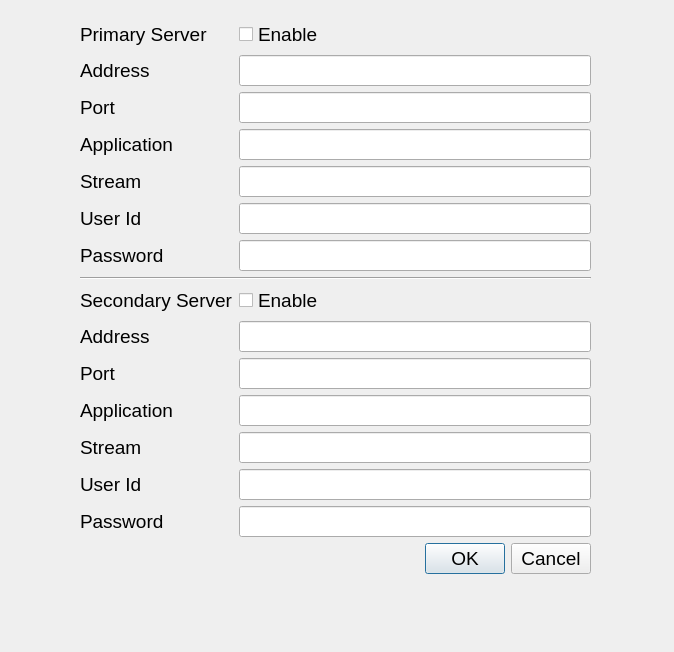
<?xml version="1.0" encoding="UTF-8"?>
<ui version="4.0">
 <class>CRtmpPublish</class>
 <widget class="QDialog" name="CRtmpPublish">
  <property name="geometry">
   <rect>
    <x>0</x>
    <y>0</y>
    <width>674</width>
    <height>652</height>
   </rect>
  </property>
  <property name="font">
   <font>
    <pointsize>14</pointsize>
   </font>
  </property>
  <property name="windowTitle">
   <string>Dialog</string>
  </property>
  <widget class="QWidget" name="layoutWidget">
   <property name="geometry">
    <rect>
     <x>80</x>
     <y>20</y>
     <width>511</width>
     <height>624</height>
    </rect>
   </property>
   <layout class="QFormLayout" name="formLayout">
    <property name="fieldGrowthPolicy">
     <enum>QFormLayout::AllNonFixedFieldsGrow</enum>
    </property>
    <item row="0" column="0">
     <widget class="QLabel" name="label_6">
      <property name="text">
       <string>Primary Server</string>
      </property>
     </widget>
    </item>
    <item row="0" column="1">
     <widget class="QCheckBox" name="m_PrimaryEnable">
      <property name="text">
       <string>Enable</string>
      </property>
     </widget>
    </item>
    <item row="2" column="0">
     <widget class="QLabel" name="label">
      <property name="text">
       <string>Address</string>
      </property>
     </widget>
    </item>
    <item row="2" column="1">
     <widget class="QLineEdit" name="m_PrimaryServer"/>
    </item>
    <item row="3" column="0">
     <widget class="QLabel" name="label_14">
      <property name="text">
       <string>Port</string>
      </property>
     </widget>
    </item>
    <item row="3" column="1">
     <widget class="QLineEdit" name="m_PrimaryPort"/>
    </item>
    <item row="4" column="0">
     <widget class="QLabel" name="label_2">
      <property name="text">
       <string>Application</string>
      </property>
     </widget>
    </item>
    <item row="4" column="1">
     <widget class="QLineEdit" name="m_PrimaryApplication"/>
    </item>
    <item row="5" column="0">
     <widget class="QLabel" name="label_3">
      <property name="text">
       <string>Stream</string>
      </property>
     </widget>
    </item>
    <item row="5" column="1">
     <widget class="QLineEdit" name="m_PrimaryStream"/>
    </item>
    <item row="6" column="0">
     <widget class="QLabel" name="label_4">
      <property name="text">
       <string>User Id</string>
      </property>
     </widget>
    </item>
    <item row="6" column="1">
     <widget class="QLineEdit" name="m_PrimaryUserId"/>
    </item>
    <item row="7" column="0">
     <widget class="QLabel" name="label_5">
      <property name="text">
       <string>Password</string>
      </property>
     </widget>
    </item>
    <item row="7" column="1">
     <widget class="QLineEdit" name="m_PrimaryPassword"/>
    </item>
    <item row="17" column="0">
     <widget class="QLabel" name="label_7">
      <property name="text">
       <string>Secondary Server</string>
      </property>
     </widget>
    </item>
    <item row="17" column="1">
     <widget class="QCheckBox" name="m_SecondaryEnable">
      <property name="text">
       <string>Enable</string>
      </property>
     </widget>
    </item>
    <item row="18" column="0">
     <widget class="QLabel" name="label_12">
      <property name="text">
       <string>Address</string>
      </property>
     </widget>
    </item>
    <item row="18" column="1">
     <widget class="QLineEdit" name="m_SecondaryServer"/>
    </item>
    <item row="19" column="0">
     <widget class="QLabel" name="label_13">
      <property name="text">
       <string>Port</string>
      </property>
     </widget>
    </item>
    <item row="19" column="1">
     <widget class="QLineEdit" name="m_SecondaryPort"/>
    </item>
    <item row="20" column="0">
     <widget class="QLabel" name="label_11">
      <property name="text">
       <string>Application</string>
      </property>
     </widget>
    </item>
    <item row="20" column="1">
     <widget class="QLineEdit" name="m_SecondaryApplication"/>
    </item>
    <item row="21" column="0">
     <widget class="QLabel" name="label_8">
      <property name="text">
       <string>Stream</string>
      </property>
     </widget>
    </item>
    <item row="21" column="1">
     <widget class="QLineEdit" name="m_SecondaryStream"/>
    </item>
    <item row="22" column="0">
     <widget class="QLabel" name="label_9">
      <property name="text">
       <string>User Id</string>
      </property>
     </widget>
    </item>
    <item row="22" column="1">
     <widget class="QLineEdit" name="m_SecondaryUserId"/>
    </item>
    <item row="23" column="0">
     <widget class="QLabel" name="label_10">
      <property name="text">
       <string>Password</string>
      </property>
     </widget>
    </item>
    <item row="23" column="1">
     <widget class="QLineEdit" name="m_SecondaryPassword"/>
    </item>
    <item row="15" column="0" colspan="2">
     <widget class="Line" name="line">
      <property name="orientation">
       <enum>Qt::Horizontal</enum>
      </property>
     </widget>
    </item>
    <item row="31" column="1">
     <widget class="QDialogButtonBox" name="buttonBox">
      <property name="orientation">
       <enum>Qt::Horizontal</enum>
      </property>
      <property name="standardButtons">
       <set>QDialogButtonBox::Cancel|QDialogButtonBox::Ok</set>
      </property>
     </widget>
    </item>
   </layout>
  </widget>
 </widget>
 <resources/>
 <connections>
  <connection>
   <sender>buttonBox</sender>
   <signal>accepted()</signal>
   <receiver>CRtmpPublish</receiver>
   <slot>accept()</slot>
   <hints>
    <hint type="sourcelabel">
     <x>248</x>
     <y>254</y>
    </hint>
    <hint type="destinationlabel">
     <x>157</x>
     <y>274</y>
    </hint>
   </hints>
  </connection>
  <connection>
   <sender>buttonBox</sender>
   <signal>rejected()</signal>
   <receiver>CRtmpPublish</receiver>
   <slot>reject()</slot>
   <hints>
    <hint type="sourcelabel">
     <x>316</x>
     <y>260</y>
    </hint>
    <hint type="destinationlabel">
     <x>286</x>
     <y>274</y>
    </hint>
   </hints>
  </connection>
 </connections>
</ui>
